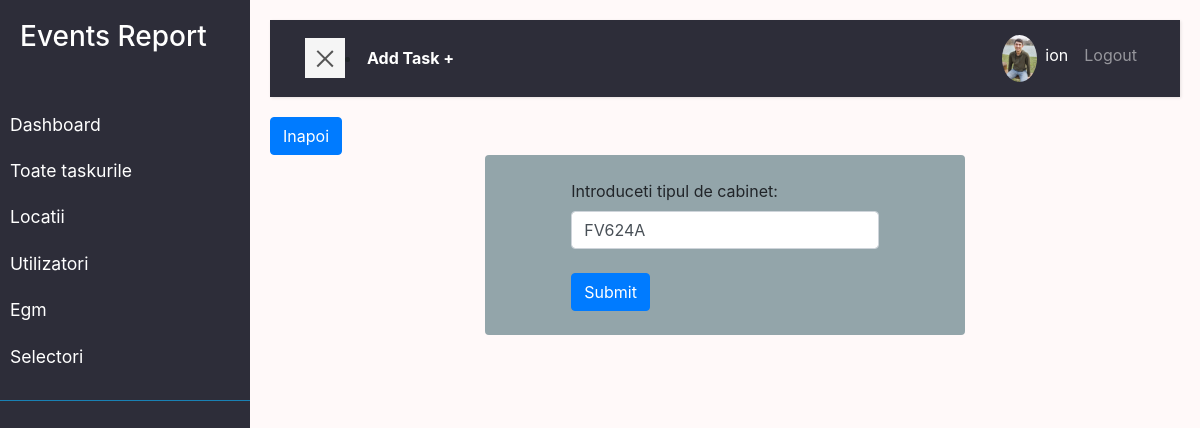
The page /egm/cabinet-edith/1/?next=/egm/cabinet (signed in) on the database as committed earlier.
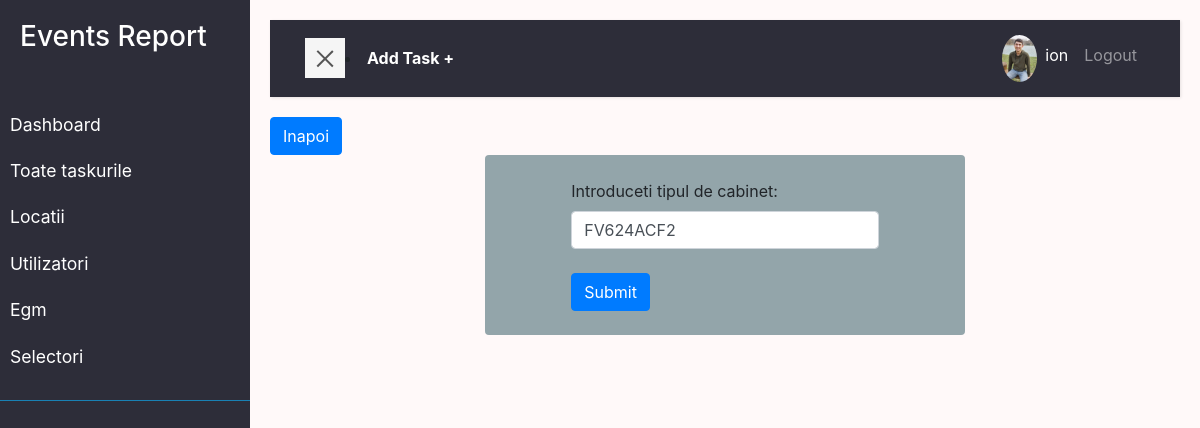
The same page on the database as committed later.
### egm/models.py (models this page shows, shortened)
class Cabinet(models.Model):
    name = models.CharField(max_length=200)
    created = models.DateTimeField(auto_now_add=True, null=True, blank=True)
    class Meta:
        ordering = ['created']

### egm/views.py (the view)
# urls.py: path('cabinet-edith/<str:pk>/', views.edithCabinet, name='cabinet-edith'),
@permission_required('is_staff')
@login_required(login_url='login')
def edithCabinet(request, pk):
    cabinet = Cabinet.objects.get(id=pk)
    form = CabinetForm(instance=cabinet)
    if request.method == 'POST':
        form = CabinetForm(request.POST, instance=cabinet)
        if form.is_valid:
            form.save()
            return redirect('cabinet')
    context = {'form': form}
    return render(request, 'egm/egm_form.html', context)

### egm/forms.py
class CabinetForm(ModelForm):
    class Meta:
        model = Cabinet
        fields = ['name']
        labels = {
            'name': 'Introduceti tipul de cabinet',
        }
        widgets = {
            'name': TextInput(attrs={'class': 'form-control'}),
        }

### user/models.py (called while the page is built)
    @property
    def imageURL(self):
        try:
            url = self.profile_image.url
        except:
            url = ''
        return url

### egm/templates/egm/egm_form.html (shortened to what this page needs)
{% extends 'main.html' %}
{% block content %}
<a class="btn btn-primary" href="{{request.GET.next}}">Inapoi</a>
<div class="form_in col-4 container rounded">
  <br />
  <div class="col-9 container">
    <form class="form" method="POST">
      {% for field in form %}
      <label for="form-label" for="formWhite">{{field.label}}:</label>
      {{field}}
       {% endfor %}
      <br />
      <input class="btn btn-primary" type="submit" value="Submit" />
      <br />
      <br />
    </form>
  </div>
</div>
{% endblock %}

Rows that differ between the two databases and show on the page:
changed Cabinet: name "FV624A" → "FV624ACF2"
